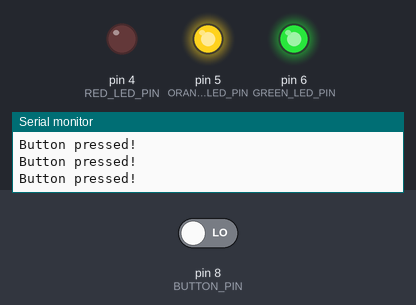
This program was run on a simulated Arduino Nano, built with avr-gcc and run on an emulated ATmega328P. Parts: output pins drawn as LEDs (lit = HIGH), the last lines printed to the serial monitor. The inputs (shaded band) are chosen by the test bench; at power-on: pin 8 (BUTTON_PIN) LOW.

Above: at 16.8 s.
16.9 s: pin 8 (BUTTON_PIN) driven HIGH
At 19.5 s:
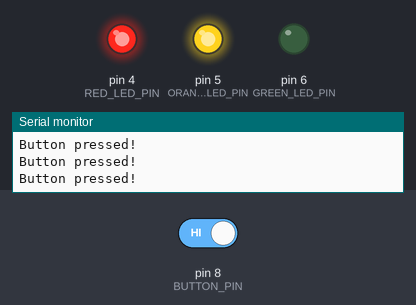
At 24.5 s:
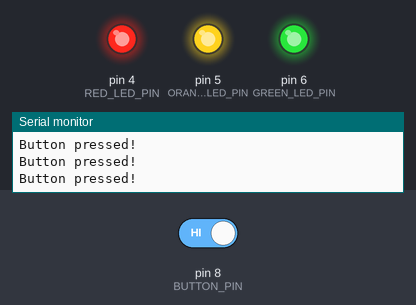
25.5 s: pin 8 (BUTTON_PIN) driven LOW
At 33.3 s:
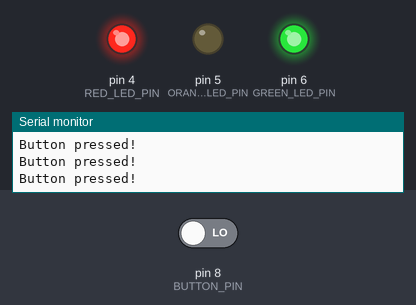
Timing chart, 0 to 43.0 s (numbered marks = the images above; inputs shaded):
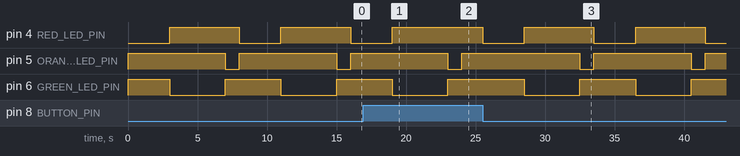

The program:

main.cpp
```cpp
#include <Arduino.h>

void runLights();

#define RED_LED_PIN 4
#define ORANGE_LED_PIN 5
#define GREEN_LED_PIN 6

#define BUTTON_PIN 8

void setup() {
  Serial.begin(9600);

  pinMode(RED_LED_PIN, OUTPUT);
  pinMode(ORANGE_LED_PIN, OUTPUT);
  pinMode(GREEN_LED_PIN, OUTPUT);

  pinMode(BUTTON_PIN, INPUT);
}

void loop() {
  // TURN OFF ALL THE LIGHTS
  digitalWrite(RED_LED_PIN, HIGH);
  digitalWrite(ORANGE_LED_PIN, HIGH);
  digitalWrite(GREEN_LED_PIN, HIGH);

  while(digitalRead(BUTTON_PIN) == HIGH) {
    // DO NOTHING WHILE THE BUTTON IS NOT PRESSED
  }
  Serial.println("Button pressed!");

  // RUN THE LIGHT SEQUENCE
  runLights();
}

// bla bla bla 2
void runLights()
{
  digitalWrite(RED_LED_PIN, LOW);
  digitalWrite(ORANGE_LED_PIN, HIGH);
  digitalWrite(GREEN_LED_PIN, HIGH);
  delay(3000);

  digitalWrite(RED_LED_PIN, HIGH);
  digitalWrite(ORANGE_LED_PIN, HIGH);
  digitalWrite(GREEN_LED_PIN, LOW);
  delay(4000);

  digitalWrite(RED_LED_PIN, HIGH);
  digitalWrite(ORANGE_LED_PIN, LOW);
  digitalWrite(GREEN_LED_PIN, HIGH);
  delay(1000);
}
```

Measured:
- after the input at 16.9 s, pin 4 (RED_LED_PIN): goes on until 19.0 s, then stays HIGH
- after the input at 25.5 s, pin 4 (RED_LED_PIN): alternates HIGH for 5.0 s and LOW for 3.0 s, starting at once; pin 5 (ORANGE_LED_PIN): alternates HIGH for 7.0 s and LOW for 1.0 s, starting after 7.0 s; pin 6 (GREEN_LED_PIN): alternates HIGH for 4.0 s and LOW for 4.0 s, starting after 3.0 s
- by itself, pin 4 (RED_LED_PIN): alternates HIGH for 5.0 s and LOW for 3.0 s
- by itself, pin 5 (ORANGE_LED_PIN): alternates HIGH for 7.0 s and LOW for 1.0 s
